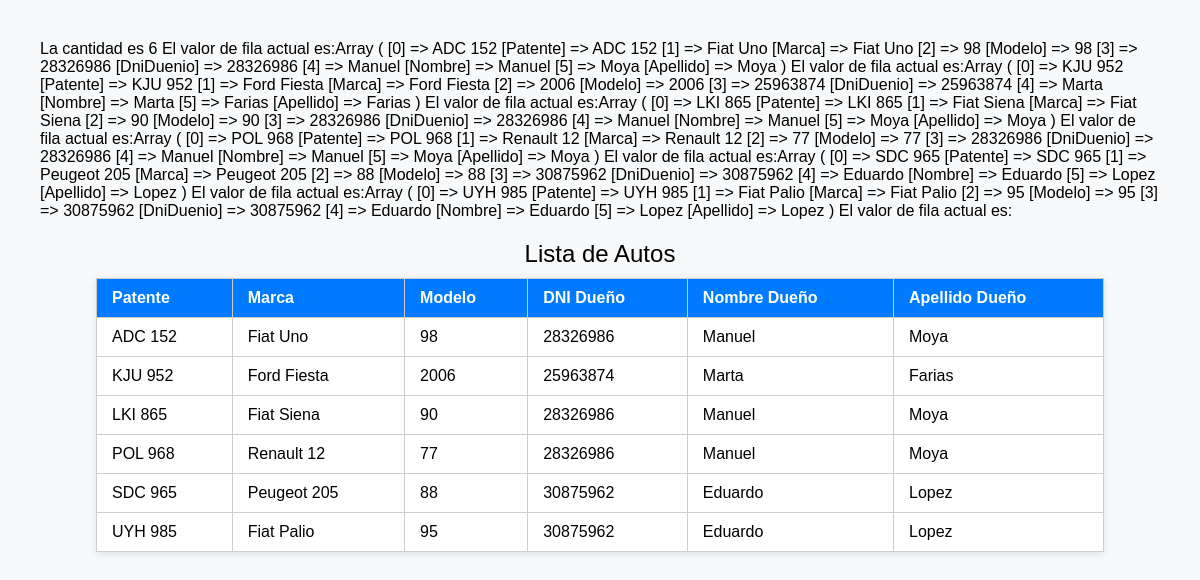
Page /Vista/VerAutos.php on the committed database.
### tables this page shows
CREATE TABLE `auto` (
  `Patente` varchar(10) NOT NULL,
  `Marca` varchar(50) NOT NULL,
  `Modelo` int(11) NOT NULL,
  `DniDuenio` varchar(10) NOT NULL,
  PRIMARY KEY  (`Patente`)
);

CREATE TABLE `persona` (
  `NroDni` varchar(10) NOT NULL,
  `Apellido` varchar(50) NOT NULL,
  `Nombre` varchar(50) NOT NULL,
  `fechaNac` date DEFAULT NULL,
  `Telefono` varchar(20) NOT NULL,
  `Domicilio` varchar(200) NOT NULL,
  PRIMARY KEY  (`NroDni`)
);

### Control/AutoControl.php (called while the page is built, shortened)
<?php
class AutoControl extends Auto {
    public static function listarTodos() {
        $base = new BaseDatos();
        $sql = "SELECT a.Patente, a.Marca, a.Modelo, a.DniDuenio, p.Nombre, p.Apellido
                FROM auto a
                INNER JOIN persona p ON a.DniDuenio = p.NroDni";
        if ($base->Ejecutar($sql) > 0) {
            $autos = [];
            while ($row = $base->Registro()) {
                $autos[] = $row;
            }
            return $autos;
        }
        return [];
    }
}
?>

### Vista/VerAutos.php (the view, shortened to what this page needs)
<?php
include_once "../Modelo/Conector/BaseDatos.php";
include_once "../Control/AutoControl.php";
$autos = AutoControl::listarTodos();
?>
<!DOCTYPE html>
<html lang="es">
<head>
</head>
<body>
<?php if (!empty($autos)): ?>
    <table>
        <caption>Lista de Autos</caption>
        <thead>
            <tr>
                <th>Patente</th>
                <th>Marca</th>
                <th>Modelo</th>
                <th>DNI Dueño</th>
                <th>Nombre Dueño</th>
                <th>Apellido Dueño</th>
            </tr>
        </thead>
        <tbody>
            <?php foreach ($autos as $auto): ?>
                <tr>
                    <td><?= htmlspecialchars($auto['Patente']) ?></td>
                    <td><?= htmlspecialchars($auto['Marca']) ?></td>
                    <td><?= htmlspecialchars($auto['Modelo']) ?></td>
                    <td><?= htmlspecialchars($auto['DniDuenio']) ?></td>
                    <td><?= htmlspecialchars($auto['Nombre']) ?></td>
                    <td><?= htmlspecialchars($auto['Apellido']) ?></td>
                </tr>
            <?php endforeach; ?>
        </tbody>
    </table>
<?php else: ?>
    <p>No hay autos cargados en la base de datos</p>
<?php endif; ?>
</body>
</html>

### Modelo/Conector/BaseDatos.php (shortened to what this page needs)
<?php
class BaseDatos extends PDO {
  	private $indice;
  	private $resultado;
    public function __construct(){
        $this->indice =0;
    }
    public function setSQL($e){
        return "\n".$this->sql = $e;
    }
    public function Ejecutar($sql){
        if ( stristr($sql,"select")){
            $resp =  $this->EjecutarSelect($sql);
        }
        return $resp;
   }
   private function EjecutarSelect($sql){
       $cant = -1;
       $resultado=parent::query($sql);
       if(!$resultado){
           $this->analizarDebug();
       }else {
          $arregloResult = $resultado->fetchAll();
          $cant = count($arregloResult);
       }
       echo " La cantidad es ".$cant;
       return $cant;
   }
   public function Registro() {
       $filaActual = false;
       $indiceActual = $this->getIndice();
       if ($indiceActual>=0) {
           $filas = $this->getResultado();
           if($indiceActual<count($filas)){
               $filaActual =  $filas[$indiceActual];
           }else {
               $this->setIndice(-1);
           }
       }
      echo " El valor de fila actual es:";
      print_r($filaActual);
       return $filaActual;
   }
   private function setIndice ($valor){
       $this->indice = $valor;
   }
   private function getIndice (){
       return $this->indice;
   }
   private function setResultado($valor){
       $this->resultado = $valor;
   }
   private function getResultado(){
      return $this->resultado;
   }
}

### Vista/VerAutos.php (style rules this page uses)
body { font-family: Arial, sans-serif; margin: 40px; background-color: #f8f9fa; }
table { border-collapse: collapse; width: 90%; margin: 20px auto; box-shadow: 0 2px 8px rgba(0,0,0,0.1); background-color: #fff; }
th, td { border: 1px solid #ccc; padding: 10px 15px; text-align: left; }
th { background-color: #007bff; color: #fff; }
caption { font-size: 1.5em; margin-bottom: 10px; }

### rows in the picture
auto: Patente "ADC 152", Marca "Fiat Uno", Modelo "98", DniDuenio "28326986", DniDuenio.Nombre "Manuel", DniDuenio.Apellido "Moya"
auto: Patente "KJU 952", Marca "Ford Fiesta", Modelo "2006", DniDuenio "25963874", DniDuenio.Nombre "Marta", DniDuenio.Apellido "Farias"
auto: Patente "LKI 865", Marca "Fiat Siena", Modelo "90", DniDuenio "28326986", DniDuenio.Nombre "Manuel", DniDuenio.Apellido "Moya"
auto: Patente "POL 968", Marca "Renault 12", Modelo "77", DniDuenio "28326986", DniDuenio.Nombre "Manuel", DniDuenio.Apellido "Moya"
auto: Patente "SDC 965", Marca "Peugeot 205", Modelo "88", DniDuenio "30875962", DniDuenio.Nombre "Eduardo", DniDuenio.Apellido "Lopez"
auto: Patente "UYH 985", Marca "Fiat Palio", Modelo "95", DniDuenio "30875962", DniDuenio.Nombre "Eduardo", DniDuenio.Apellido "Lopez"

### other values in the picture
$cant "6"
